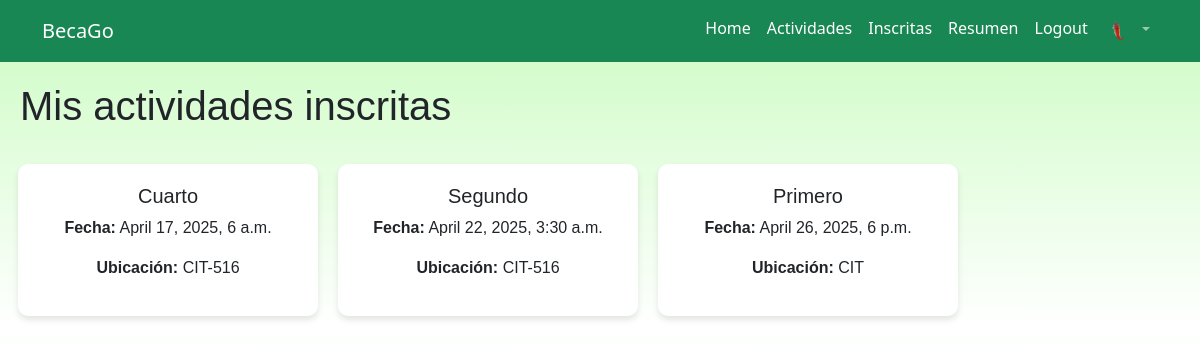
/mis-tareas/ (signed in), run on the app's committed database.
### tasks/models.py (models this page shows, shortened)
class Profile(models.Model):
    CARRERAS = [
        ('Biomédica', 'Biomédica'),
        ('Biotecnología Industrial', 'Biotecnología Industrial'),
        ('Ciencia de la Administración', 'Ciencia de la Administración'),
        ('Ciencias de Alimentos', 'Ciencias de Alimentos'),
        ('Ciencias de Alimentos Industrial', 'Ciencias de Alimentos Industrial'),
        ('Civil', 'Civil'),
        ('Civil Arquitectónica', 'Civil Arquitectónica'),
        ('Ciencia de la Computación y Tecnologías de la Información', 'Ciencia de la Computación y Tecnologías de la Información'),
        ('Electrónica', 'Electrónica'),
        ('Industrial', 'Industrial'),
        ('Mecánica', 'Mecánica'),
        ('Mecánica Industrial', 'Mecánica Industrial'),
        ('Mecatrónica', 'Mecatrónica'),
        ('Química', 'Química'),
        ('Química Industrial', 'Química Industrial'),
        ('Ingeniería en Ciencia de la Administración', 'Ingeniería en Ciencia de la Administración'),
        ('Administración de Empresas', 'Administración de Empresas'),
        ('International Marketing and Business Analytics', 'International Marketing and Business Analytics'),
        ('Comunicación Estratégica', 'Comunicación Estratégica'),
        ('Profesorado de Enseñanza Media especializado en Educación Musical', 'Profesorado de Enseñanza Media especializado en Educación Musical'),
        ('Profesorado de Enseñanza Media especializado en English Language Teaching (ELT)', 'Profesorado de Enseñanza Media especializado en English Language Teaching (ELT)'),
        ('Profesorado Especializado en Educación Inclusiva', 'Profesorado Especializado en Educación Inclusiva'),
        ('Profesorado Especializado en Educación Primaria (100% virtual)', 'Profesorado Especializado en Educación Primaria (100% virtual)'),
        ('Profesorado Especializado en Problemas del Aprendizaje', 'Profesorado Especializado en Problemas del Aprendizaje'),
        ('Profesorado de Enseñanza Media Especializado en Matemática y Ciencias Físicas', 'Profesorado de Enseñanza Media Especializado en Matemática y Ciencias Físicas'),
        ('Profesorado de Enseñanza Media Especializado en Ciencias Químicas y Biológicas', 'Profesorado de Enseñanza Media Especializado en Ciencias Químicas y Biológicas'),
        ('Profesorado de Enseñanza Media Especializado en Ciencias Sociales', 'Profesorado de Enseñanza Media Especializado en Ciencias Sociales'),
        ('Profesorado de Enseñanza Media Especializado en Comunicación y Lenguaje', 'Profesorado de Enseñanza Media Especializado en Comunicación y Lenguaje'),
        ('Baccalaureatus en Artibus', 'Baccalaureatus en Artibus'),
        ('Baccalaureatus en Scientiis', 'Baccalaureatus en Scientiis'),
        ('Arquitectura', 'Arquitectura'),
        ('Biología', 'Biología'),
        ('Bioquímica y Microbiología', 'Bioquímica y Microbiología'),
        ('Biotecnología Molecular', 'Biotecnología Molecular'),
        ('Física', 'Física'),
        ('Matemática Aplicada', 'Matemática Aplicada'),
        ('Nutrición', 'Nutrición'),
        ('Química', 'Química'),
        ('Química Farmacéutica', 'Química Farmacéutica'),
        ('Antropología', 'Antropología'),
        ('Arqueología', 'Arqueología'),
        ('Psicología', 'Psicología'),
        ('Relaciones Internacionales', 'Relaciones Internacionales'),
        ('Composición y Producción Musical', 'Composición y Producción Musical'),
        ('Diseño de Producto e Innovación', 'Diseño de Producto e Innovación'),
    ]
    user = models.OneToOneField(User, on_delete=models.CASCADE)
    profile_image = models.ImageField(upload_to='profile_images/', default='profile_images/default.png')
    phone_number = models.CharField(max_length=15, blank=True, null=True)
    university_career = models.CharField(max_length=100, choices=CARRERAS, blank=True, null=True)

class Inscripcion(models.Model):
    user = models.ForeignKey(User, on_delete=models.CASCADE, related_name='inscripciones')
    task = models.ForeignKey(Task, on_delete=models.CASCADE, related_name='inscripciones')
    fecha_inscripcion = models.DateTimeField(auto_now_add=True)
    completado=models.BooleanField(default=False)

class Task(models.Model):
    title = models.CharField(max_length=100)
    description = models.TextField(blank=True)
    date_time = models.DateTimeField()
    location = models.CharField(max_length=100)
    type = models.CharField(max_length=100)
    space = models.IntegerField(default=0)
    hours=models.IntegerField(default=0)
    users = models.ManyToManyField(User, related_name='tasks')
    image = models.ImageField(upload_to='task_images/', blank=True, null=True)

### tasks/views.py (the view)
# urls.py: path('mis-tareas/', views.mis_inscripciones, name='tareas_inscritas'),
@login_required
def mis_inscripciones(request):
    inscripciones = Inscripcion.objects.filter(user=request.user).order_by('task__date_time')
    return render(request, 'tareas_inscritas.html', {'inscripciones': inscripciones})

### tasks/templates/tareas_inscritas.html
{% extends 'base.html' %}
{% load static %}
{% block content %}
<link rel = "stylesheet" href="{% static 'task/tasks_inscritas.css' %}">
<div class="bodyti">
    <h1 class="mb-4">Mis actividades inscritas</h1>
    <div class="row">
        {% for inscripcion in inscripciones %}
            <div class="cardsti">
                <div>
                    <div>
                        <h5>{{ inscripcion.task.title }}</h5>
                        <p><strong>Fecha:</strong> {{ inscripcion.task.date_time }}</p>
                        <p><strong>Ubicación:</strong> {{ inscripcion.task.location }}</p>
                    </div>
                </div>
            </div>
        {% empty %}
            <p>No estás inscrito a ninguna actividad.</p>
        {% endfor %}
    </div>
</div>
{% endblock %}

### tasks/templates/base.html (shortened to what this page needs)
<!DOCTYPE html>
<html lang="en">
<head>
    <link rel="stylesheet" href="https://cdn.jsdelivr.net/npm/bootstrap@5.3.5/dist/css/bootstrap.min.css">
</head>
<body>
    <nav class="navbar navbar-expand-lg bg-success navbar-dark">
        <div class="container">
            <a class="navbar-brand" href="/">BecaGo</a>
            <div class="collapse navbar-collapse" id="navbarNav">
                <ul class="navbar-nav ms-auto">
                    <li class="nav-item">
                        <a href="/" class="nav-link active" aria-current="page">Home</a>
                    </li>
                    {% if user.is_authenticated %}
                    <li class="nav-item">
                        <a href="/tasks" class="nav-link active" aria-current="page">Actividades</a>
                    </li>
                    <li class="nav-item">
                        <a href="/mis-tareas" class="nav-link active" aria-current="page">Inscritas</a>
                    </li>
                    <li class="nav-item">
                        <a href="/resumen" class="nav-link active" aria-current="page">Resumen</a>
                    </li>
                    <li class="nav-item">
                        <a href="/logout" class="nav-link active" aria-current="page">Logout</a>
                    </li>
                    <li class="nav-item dropdown">
                        <a class="nav-link dropdown-toggle" href="#" id="navbarDropdown" role="button" data-bs-toggle="dropdown" aria-expanded="false">
                            <img src="{{ user.profile.profile_image.url }}" alt="User Image" style="width: 30px; height: 30px; border-radius: 50%;">
                        </a>
                    </li>
                    {% endif %}
                </ul>
            </div>
        </div>
    </nav>
    {% block content %}
    {% endblock %}
</body>
</html>

### static/task/tasks_inscritas.css (style rules this page uses)
.bodyti { background:linear-gradient(to bottom, #d4fccc, #ffffff, #d4fccc, #ffffff); min-height: 100vh; margin: 0; font-family: Arial, sans-serif; padding: 20px; justify-content: center; align-items: center; }
.cardsti { background-color: #ffffff; border-radius: 10px; box-shadow: 0 4px 6px rgba(0, 0, 0, 0.1); padding: 20px; max-width: 300px; width: 100%; text-align: center; margin: 10px; display: inline-block; }

### data on the page
Inscripcion: task "Cuarto", task.date_time "April 17, 2025, 6 a.m.", task.location "CIT-516"
Inscripcion: task "Segundo", task.date_time "April 22, 2025, 3:30 a.m.", task.location "CIT-516"
Inscripcion: task "Primero", task.date_time "April 26, 2025, 6 p.m.", task.location "CIT"
